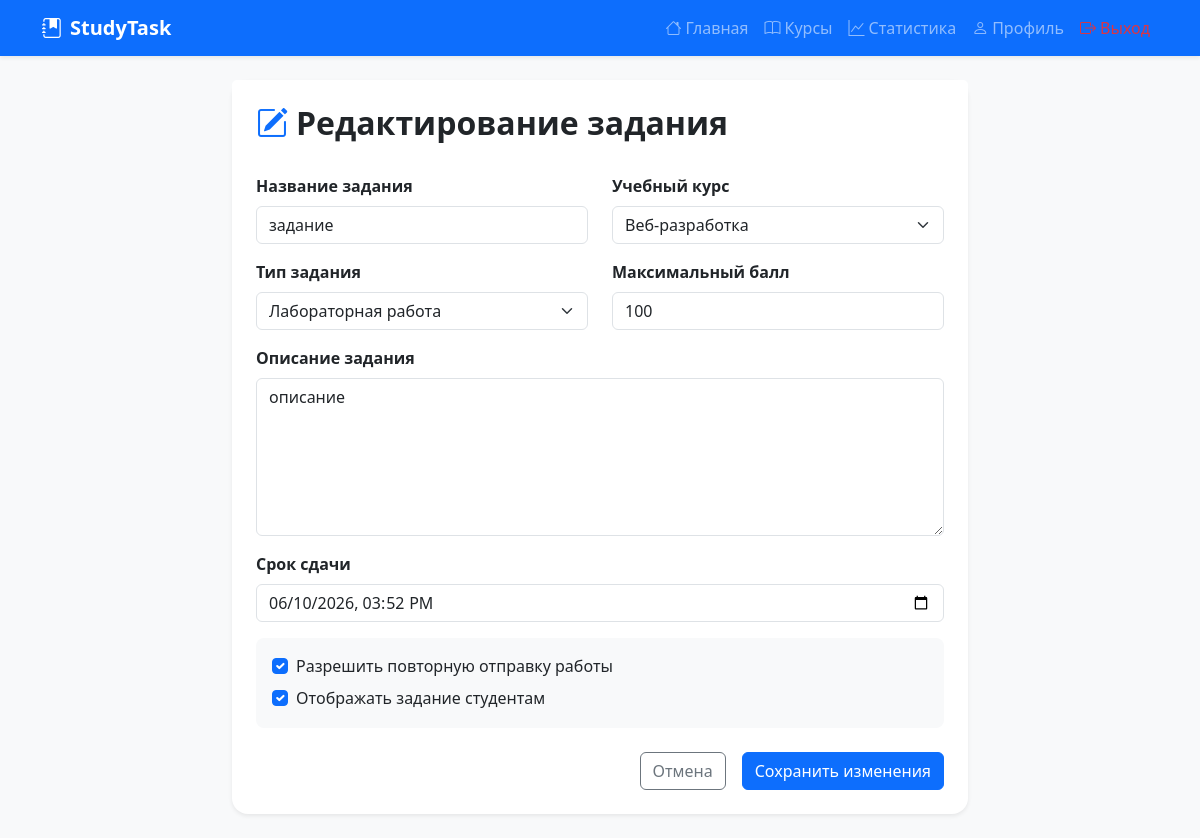
The page /edit_task/1 (signed in) on the database its author committed.
### models.py (models this page shows)
class Task(db.Model):
    __tablename__ = 'tasks'
    id = db.Column(db.Integer, primary_key=True)
    title = db.Column(db.String(100), nullable=False)
    description = db.Column(db.Text, nullable=False)
    task_type = db.Column(db.String(50), default='Лабораторная работа')
    max_score = db.Column(db.Integer, default=100)
    deadline = db.Column(db.DateTime, nullable=False)
    created_at = db.Column(db.DateTime, default=datetime.utcnow)
    course_id = db.Column(db.Integer, db.ForeignKey('courses.id'), nullable=False)
    allow_resubmit = db.Column(db.Boolean, default=True)
    is_published = db.Column(db.Boolean, default=True)
    course = db.relationship('Course', back_populates='tasks')
    submissions = db.relationship('Submission', back_populates='task', lazy=True, cascade='all, delete-orphan')

class Course(db.Model):
    __tablename__ = 'courses'
    id = db.Column(db.Integer, primary_key=True)
    title = db.Column(db.String(100), nullable=False)
    description = db.Column(db.Text, nullable=True)
    teacher_id = db.Column(db.Integer, db.ForeignKey('users.id'), nullable=False)
    created_at = db.Column(db.DateTime, default=datetime.utcnow)
    teacher = db.relationship('User', back_populates='teacher_courses')
    tasks = db.relationship('Task', back_populates='course', lazy=True, cascade='all, delete-orphan')

### app.py (the view, shortened to what this page needs)
@app.route('/edit_task/<int:task_id>', methods=['GET', 'POST'])
@login_required
def edit_task(task_id):
    if current_user.role != 'teacher':
        flash('Доступ запрещен', 'danger')
        return redirect(url_for('dashboard'))
    task = Task.query.get_or_404(task_id)
    course = Course.query.get(task.course_id)
    if course.teacher_id != current_user.id:
        flash('Доступ запрещен', 'danger')
        return redirect(url_for('dashboard'))
    courses = Course.query.filter_by(teacher_id=current_user.id).all()
    return render_template('edit_task.html', task=task, courses=courses)

### app.py (called while the page is built)
@login_manager.user_loader
def load_user(user_id):
    return User.query.get(int(user_id))

@app.context_processor
def utility_processor():
    return {'now': datetime.utcnow()}

### templates/edit_task.html (shortened to what this page needs)
<!DOCTYPE html>
<html lang="ru">
<head>
    <link href="https://cdn.jsdelivr.net/npm/bootstrap@5.3.0/dist/css/bootstrap.min.css" rel="stylesheet">
    <link rel="stylesheet" href="https://cdn.jsdelivr.net/npm/bootstrap-icons@1.11.0/font/bootstrap-icons.css">
</head>
<body class="bg-light">
    <nav class="navbar navbar-expand-lg navbar-dark bg-primary shadow-sm">
        <div class="container">
            <a class="navbar-brand fw-bold" href="{{ url_for('dashboard') }}">
                <i class="bi bi-journal-bookmark-fill me-2"></i>StudyTask
            </a>
            <div class="collapse navbar-collapse" id="navbarNav">
                <ul class="navbar-nav ms-auto">
                    <li class="nav-item"><a class="nav-link" href="{{ url_for('dashboard') }}"><i class="bi bi-house me-1"></i>Главная</a></li>
                    <li class="nav-item"><a class="nav-link" href="{{ url_for('courses') }}"><i class="bi bi-book me-1"></i>Курсы</a></li>
                    <li class="nav-item"><a class="nav-link" href="{{ url_for('statistics') }}"><i class="bi bi-graph-up me-1"></i>Статистика</a></li>
                    <li class="nav-item"><a class="nav-link" href="{{ url_for('profile') }}"><i class="bi bi-person me-1"></i>Профиль</a></li>
                    <li class="nav-item"><a class="nav-link text-danger" href="{{ url_for('logout') }}"><i class="bi bi-box-arrow-right me-1"></i>Выход</a></li>
                </ul>
            </div>
        </div>
    </nav>
    <div class="container py-4">
        <div class="row justify-content-center">
            <div class="col-lg-8">
                <div class="card border-0 shadow-sm rounded-4">
                    <div class="card-header bg-white border-0 pt-4 px-4">
                        <h2 class="fw-bold mb-0"><i class="bi bi-pencil-square text-primary me-2"></i>Редактирование задания</h2>
                    </div>
                    <div class="card-body p-4">
                        <form method="POST">
                            <div class="row">
                                <div class="col-md-6 mb-3">
                                    <label class="form-label fw-bold">Название задания</label>
                                    <input type="text" name="title" class="form-control" value="{{ task.title }}" required>
                                </div>
                                <div class="col-md-6 mb-3">
                                    <label class="form-label fw-bold">Учебный курс</label>
                                    <select name="course_id" class="form-select" required>
                                        {% for course in courses %}
                                            <option value="{{ course.id }}" {% if course.id == task.course_id %}selected{% endif %}>{{ course.title }}</option>
                                        {% endfor %}
                                    </select>
                                </div>
                            </div>
                            <div class="row">
                                <div class="col-md-6 mb-3">
                                    <label class="form-label fw-bold">Тип задания</label>
                                    <select name="task_type" class="form-select">
                                        <option {% if task.task_type == 'Лабораторная работа' %}selected{% endif %}>Лабораторная работа</option>
                                    </select>
                                </div>
                                <div class="col-md-6 mb-3">
                                    <label class="form-label fw-bold">Максимальный балл</label>
                                    <input type="number" name="max_score" class="form-control" value="{{ task.max_score }}">
                                </div>
                            </div>
                            <div class="mb-3">
                                <label class="form-label fw-bold">Описание задания</label>
                                <textarea name="description" class="form-control" rows="6" required>{{ task.description }}</textarea>
                            </div>
                            <div class="mb-3">
                                <label class="form-label fw-bold">Срок сдачи</label>
                                <input type="datetime-local" name="deadline" class="form-control" value="{{ task.deadline.strftime('%Y-%m-%dT%H:%M') }}" required>
                            </div>
                            <div class="card bg-light border-0 rounded-3 p-3 mb-4">
                                <div class="form-check mb-2">
                                    <input class="form-check-input" type="checkbox" name="allow_resubmit" {% if task.allow_resubmit %}checked{% endif %} id="allowResubmit">
                                    <label class="form-check-label" for="allowResubmit">Разрешить повторную отправку работы</label>
                                </div>
                                <div class="form-check">
                                    <input class="form-check-input" type="checkbox" name="is_published" {% if task.is_published %}checked{% endif %} id="isPublished">
                                    <label class="form-check-label" for="isPublished">Отображать задание студентам</label>
                                </div>
                            </div>
                            <div class="d-flex gap-3 justify-content-end">
                                <a href="{{ url_for('dashboard') }}" class="btn btn-outline-secondary">Отмена</a>
                                <button type="submit" class="btn btn-primary">Сохранить изменения</button>
                            </div>
                        </form>
                    </div>
                </div>
            </div>
        </div>
    </div>
</body>
</html>

### rows shown on the page
Task: title "задание", course_id "Веб-разработка", task_type "Лабораторная работа", max_score "100", description "описание", deadline "06/10/2026 15:52", allow_resubmit "☑", is_published "☑"
